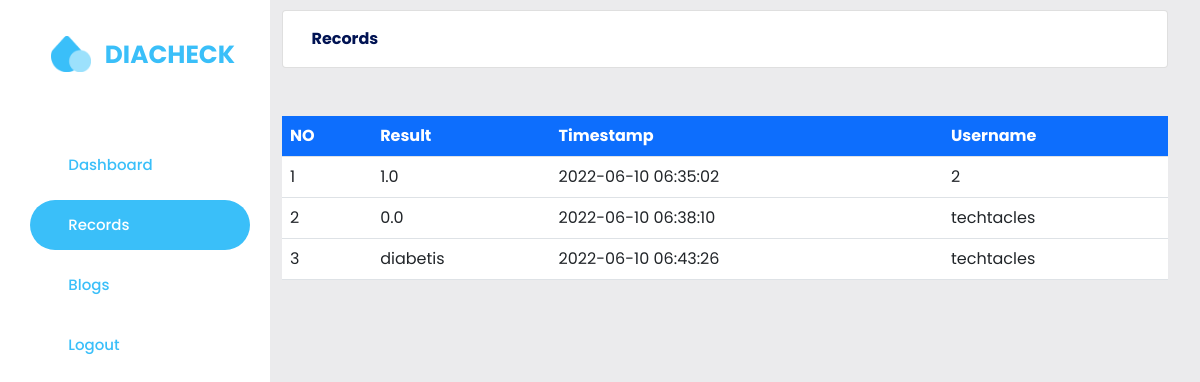
/results (signed in), run on an earlier commit of the app's database.
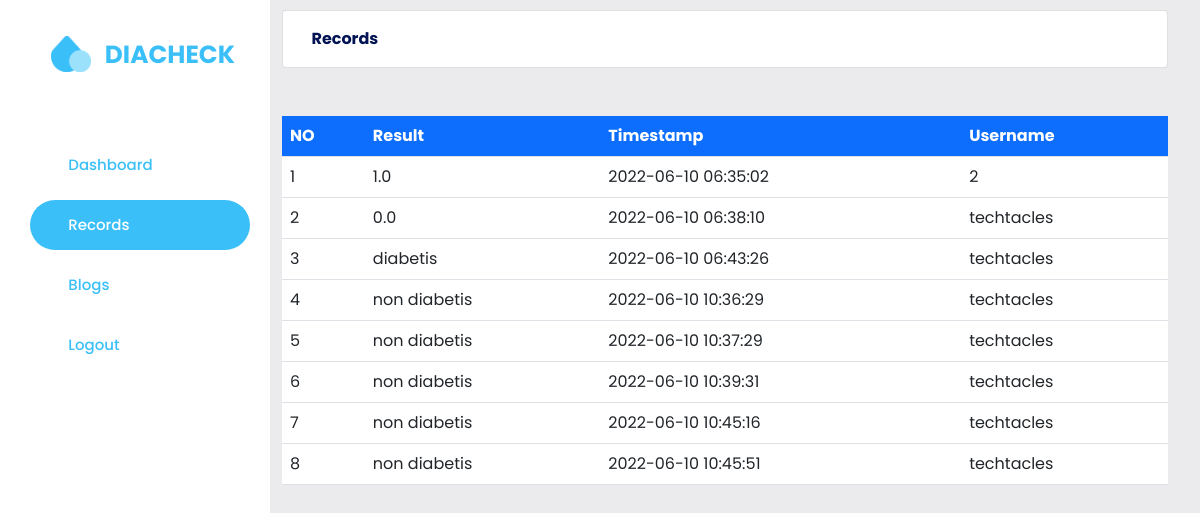
And on a later commit of the database.
### diacheck/models.py (models this page shows, shortened)
class Prediction(db.Model):
    __tablename__ = 'prediction'
    id = db.Column(db.Integer, primary_key=True)
    username = db.Column(db.String(150), unique=False, nullable=False)
    test_number = db.Column(db.Integer, unique=False, nullable=False)
    result = db.Column(db.String(150), unique=False, nullable=False)
    timestamp = db.Column(db.DateTime, server_default=db.func.current_timestamp())

### diacheck/routes.py (the view)
@app.route("/results", methods=['GET', 'POST'])
@login_required
def results():
    results = Prediction.query.all()
    return render_template('results.html', title='Results', result = results)

### diacheck/models.py (called while the page is built)
@login_manager.user_loader
def load_user(user_id):
    return User.query.get(int(user_id))

### diacheck/templates/results.html (shortened to what this page needs)
<!DOCTYPE html>
<html>
<head>
    <link rel="stylesheet" href="{{ url_for('static', filename='css/bootstrap.min.css') }}" >
    <link rel="stylesheet" type="text/css" href="{{ url_for('static', filename='fonts/icomoon/style.css') }}">
    <link rel="stylesheet" type="text/css" href="{{ url_for('static', filename='dashboard.css') }}">
    <link href="https://cdn.jsdelivr.net/npm/select2@4.1.0-rc.0/dist/css/select2.min.css" rel="stylesheet" />
	<link rel="stylesheet" href="https://stackpath.bootstrapcdn.com/font-awesome/4.7.0/css/font-awesome.min.css">
	<link rel="stylesheet" href="{{ url_for('static', filename='style.css') }}">
</head>
<body>
    <div class="row" style="margin: 0;">
<div class="nav-section">
  <a class="navbar-brand mr-4" href="/"  style="display: flex;justify-content: flex-start;">
    <div class="logo" style="justify-content: center;
    margin-bottom: 20px;
    margin-top: 20px;"><a href="/">
      <img src="{{ url_for('static', filename='img/logo.png') }}" alt="Logo" />
      <h3 style="display:inline;">DIACHECK</h3></a>
    </div>
  </a>
  <br><br>
  <ul>
      <li ><a href="/dashboard"><i class="icon-dashboard"></i>Dashboard</a></li>
      <li class="active"><a href="/results"><i class="icon-book"></i>Records</a></li>
      <li><a href="/blogs"><i class="icon-bell"></i>Blogs</a></li>
      <li><a href="/logout"><i class="icon-power-off"></i>Logout</a></li>
  </ul>
</div>
<section class="main-section" style="width:calc(100% - 290px)">
  <div class="card" style="margin-top: 10px;">
          <div class="card-body" style="display: flex;justify-content: space-between;align-items:center"><b style="color:#011353;"> <i class="icon-dashboard"></i>Records</b>
          </div>
        </div>
  <br>
    <br>
      <table class="table table-hover" style="background: white;">
          <tr class="bg-primary text-white">
            <th>NO</th>
            <th>Result</th>
            <th>Timestamp</th>
            <th>Username</th>
        </tr>
        {% for i in result %}
        <tr>
            <td>{{loop.index}}</td>
            <td> {{i.result}} </td>
            <td> {{i.timestamp}} </td>
            <td> {{i.username}} </td>
        </tr>
        {% endfor %}
        </table>
</section>
</body>
</html>

### diacheck/static/dashboard.css (style rules this page uses)
* { margin: 0; }
body { background-color: #ebebed; }
.nav-section, .calendar-section { width: 270px; background-color: white; position: fixed; left: 0; top: 0; bottom: 0; z-index: 900; padding: 10px 20px; display: block; margin: auto; transition: all 0.6s ease-in-out; }
.main-section { margin-left: 270px; width: calc(100% - 580px); transition: all 0.6s ease-in-out; }
ul li { list-style: none; }
.nav-section ul li { border-radius: 30px; height: 50px; display: flex; width: 100%; padding-left: 17px; align-items: center; margin-bottom: 10px; }
.nav-section ul li i { margin-right: 10px; }
.nav-section ul li.active, .nav-section ul li.active:hover { background-color: #3abff9; }
.nav-section ul li a { font-size: 15px; font-weight: 500; width: 100%; }
.nav-section ul li.active > a { color: white !important; }
.nav-section ul { padding-left: 0.6rem; }
a { color: #3abff9 !important; }

### diacheck/static/style.css (style rules this page uses)
*, *::before, *::after { padding: 0; margin: 0; box-sizing: border-box; }
body { font-family: "Poppins", sans-serif; }
img { width: 100%; }
a { text-decoration: none; }
.logo { display: flex; align-items: center; cursor: pointer; }
.logo img { width: 40px; margin-right: 0.6rem; margin-top: -0.6rem; }
.logo h3 { color: var(--darkTwo); font-size: 1.55rem; line-height: 1.2; font-weight: 700; }

What changed in the data, as far as the page shows it:
added Prediction: result "non diabetis", timestamp "2022-06-10 10:36:29", username "techtacles"
added Prediction: result "non diabetis", timestamp "2022-06-10 10:37:29", username "techtacles"
added Prediction: result "non diabetis", timestamp "2022-06-10 10:39:31", username "techtacles"
added Prediction: result "non diabetis", timestamp "2022-06-10 10:45:16", username "techtacles"
added Prediction: result "non diabetis", timestamp "2022-06-10 10:45:51", username "techtacles"
